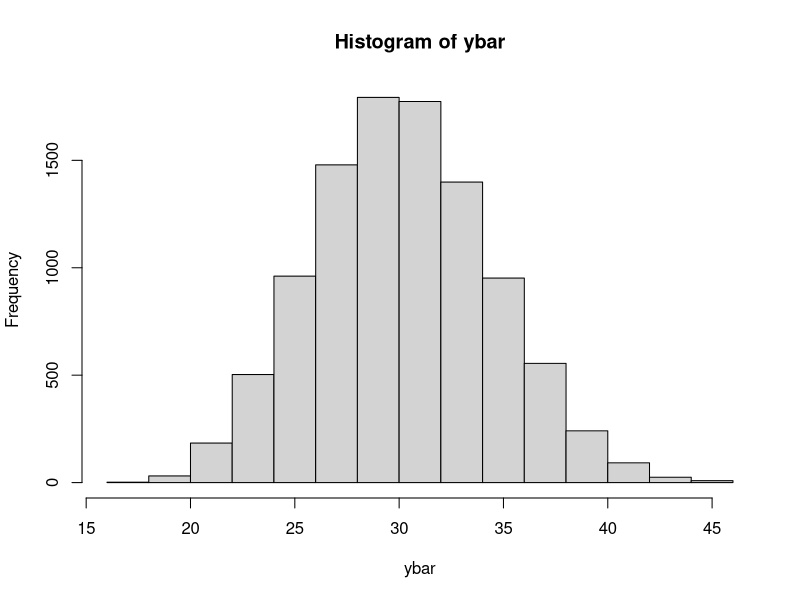
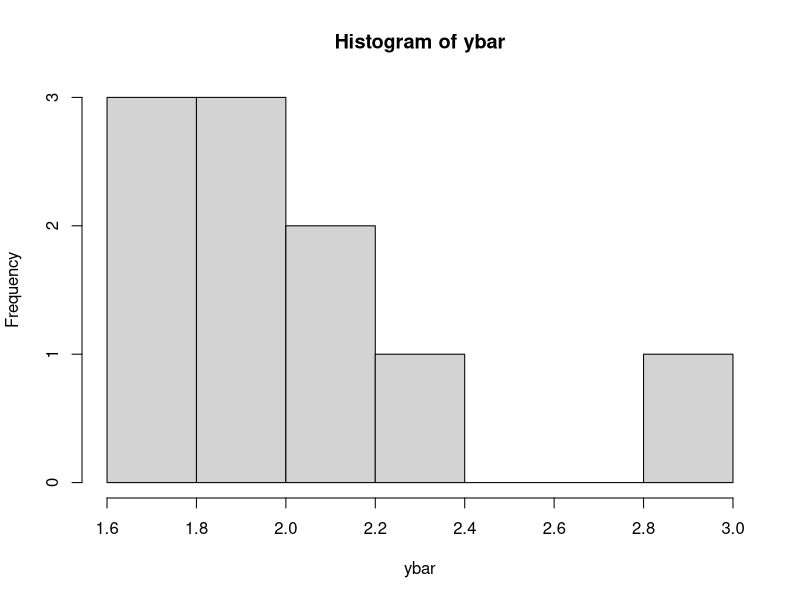
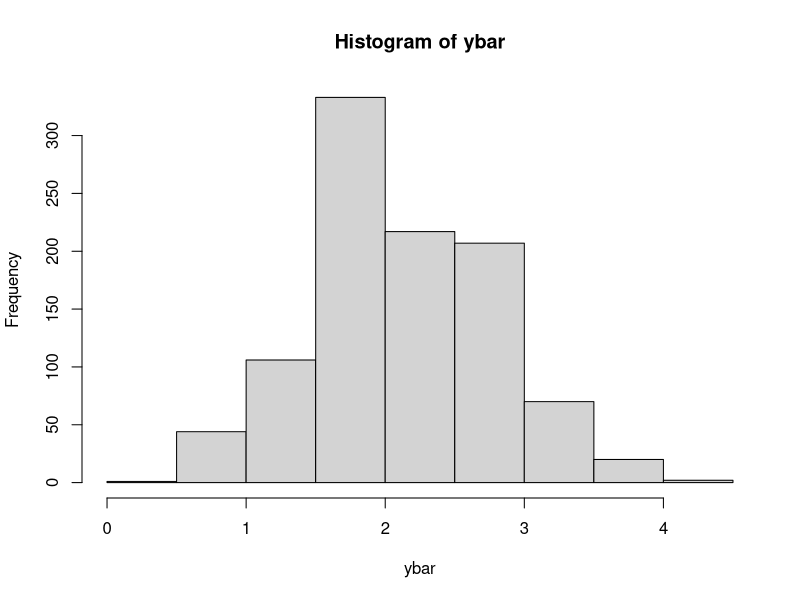

Here is the R script that generated these plots, in order:
# 2.8 Computing notes
set.seed(506)
y <- trees$Volume
N <- 31
n <- 10
s <- sample(1:N, n)
s

y[s]
mean(y[s])

s <- sample(1:N, n)
s
mean(y[s])
mu <- mean(y)
mu

b <- 6
ybar <- numeric(6)

# simulation of the sample mean
for (k in 1:b){
  s <- sample(1:N, n)
  ybar[k] <- mean(y[s])
}

ybar

b <- 10000
for (k in 1:b){
  s <- sample(1:N, n)
  ybar[k] <- mean(y[s])
}
hist(ybar)
mean(ybar)
var(ybar)
(1-n/N)*var(y)/n
sd(ybar)
sqrt((1-n/N)*var(y)/n)
mean((ybar - mu)^2)


# Example 4 - sampling data as a test population --------------------------
library(boot)
fir
head(fir)
y <- fir$count
y
table(y)

mean(y)

# Select a random sample without replacement
s <- sample(1:50, 5) # sample the index
s
y[s]

# calculate the sample mean
mean(y[s]) # true population mean is 2.14

s <- sample(1:50, 5); mean(y[s])

# run the multiple samplings
ybar <- numeric()
for (k in 1:10){s <- sample(1:50, 5); ybar[k] <- mean(y[s])}
ybar
hist(ybar)

# repeat 1000 times
ybar <- numeric(1000)
for (k in 1:1000){s <- sample(1:50, 5); ybar[k] <- mean(y[s])}
mean(ybar)
hist(ybar)

# poplulation mean 
mu <- mean(y)
mean(ybar) - mu
